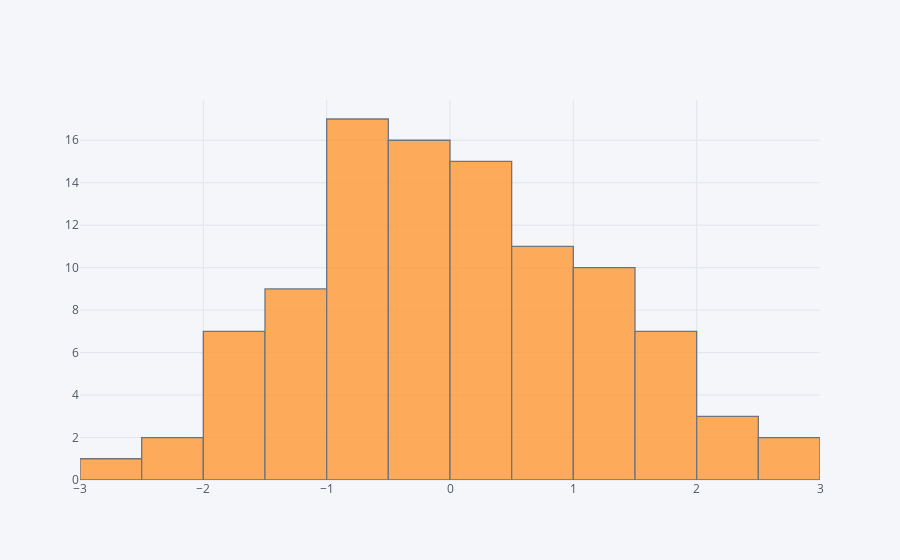

Notebook code for this chart:
### Code cell
df[['A', 'B']].iplot(kind='spread')

### Figure 1 — Plotly figure (JSON) as saved in the notebook; plotly's stock layout.template omitted (floating-point values rounded to 4 significant figures)
{"data": [{"histfunc": "count", "histnorm": "", "marker": {"color": "rgba(255, 153, 51, 1.0)", "line": {"color": "#4D5663", "width": 1.3}}, "name": "A", "opacity": 0.8, "orientation": "v", "type": "histogram", "uid": "a8fa7a15-7402-4db3-a187-0c4d1e2fc042", "x": [-1.015, -1.099, -0.7428, 0.2417, 0.5657, 1.029, -0.273, -0.8634, -2.097, 0.741, -1.13, -0.5605, 0.8845, 0.8352, -1.604, 1.1, 0.208, 1.226, 0.4607, 0.5648, 0.1937, 0.08132, -1.034, -1.563, -1.478, -1.525, 0.2206, -0.01739, 2.052, -0.8061, -0.0002988, -0.6944, -0.6386, 1.079, -1.778, -0.4967, 1.828, 0.8504, 0.498, -0.325, -0.09971, -1.411, -0.763, -0.4538, -1.259, 1.194, 1.453, 2.552, -2.051, 0.09648, 0.3272, 1.764, -0.855, 2.012, -0.8453, -0.1349, 0.7769, -0.2988, -0.7802, 0.7244, 0.4681, -0.8789, 1.036, 1.279, 1.682, -0.06868, 1.172, 1.686, -0.05642, -0.8793, -1.73, 2.73, -0.7412, 1.652, 0.8954, -1.795, -0.871, 0.1492, -0.433, -1.555, 0.2384, -2.934, 0.5592, -0.4162, 1.799, -0.53, -0.1192, 0.04642, -0.4369, 0.706, 2.221, -0.3642, 1.016, -1.361, -0.7017, 0.444, -0.5954, -1.124, 0.02959, 1.848]}], "layout": {"barmode": "overlay", "legend": {"bgcolor": "#F5F6F9", "font": {"color": "#4D5663"}}, "paper_bgcolor": "#F5F6F9", "plot_bgcolor": "#F5F6F9", "title": {"font": {"color": "#4D5663"}}, "xaxis": {"gridcolor": "#E1E5ED", "showgrid": true, "tickfont": {"color": "#4D5663"}, "title": {"font": {"color": "#4D5663"}, "text": ""}, "zerolinecolor": "#E1E5ED"}, "yaxis": {"gridcolor": "#E1E5ED", "showgrid": true, "tickfont": {"color": "#4D5663"}, "title": {"font": {"color": "#4D5663"}, "text": ""}, "zerolinecolor": "#E1E5ED"}}}
